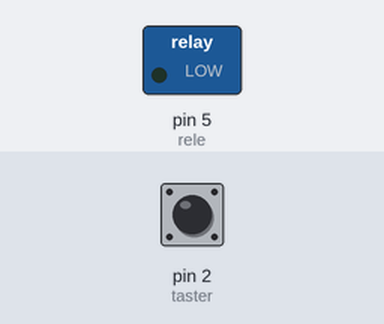
Recording of a sketch running on a simulated Arduino Uno, built with avr-gcc and run on an emulated ATmega328P. On the bench: switched loads named in the sketch (green lamp = pin HIGH). The test bench sets the inputs (shaded band); at power-on: pin 2 (taster) HIGH.

Above: at 1.2 s.
1.3 s: pin 2 (taster) pulled LOW for 0.15 s
At 2.1 s:
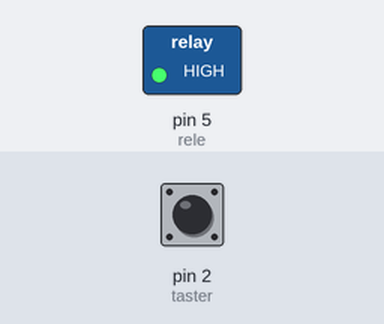
4.4 s: pin 2 (taster) pulled LOW for 1 s
At 7.9 s:
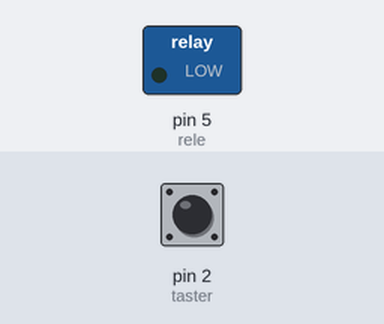
8.4 s: pin 2 (taster) pulled LOW for 3.2 s
At 8.7 s:
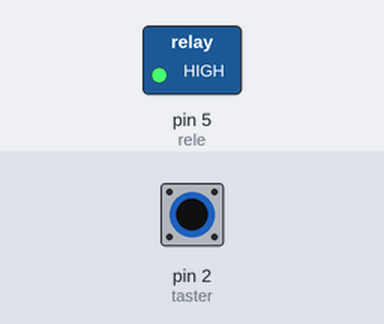
Timing chart, 0 to 12.9 s (numbered marks = the images above; inputs shaded):
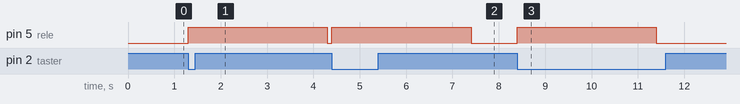

Measured:
- after the input at 1.3 s, pin 5 (rele): LOW → HIGH at once, → LOW 3.0 s later
- after the input at 4.4 s, pin 5 (rele): LOW → HIGH at once, → LOW 3.0 s later
- after the input at 8.4 s, pin 5 (rele): LOW → HIGH at once, → LOW 3.0 s later

The sketch:

releBrava.ino
```cpp
const int taster = 2, rele = 5, pauza = 3000;
bool pritisnut, pritisnutOld = false;

void setup()
{
    pinMode(taster, INPUT_PULLUP);
    pinMode(rele, OUTPUT);
}

void loop()
{
  pritisnut = !digitalRead(taster);

  if(pritisnut and !pritisnutOld)
  {
    digitalWrite(rele, HIGH);
    delay(pauza);
    digitalWrite(rele, LOW);
  }

  pritisnutOld = pritisnut;

}
```
